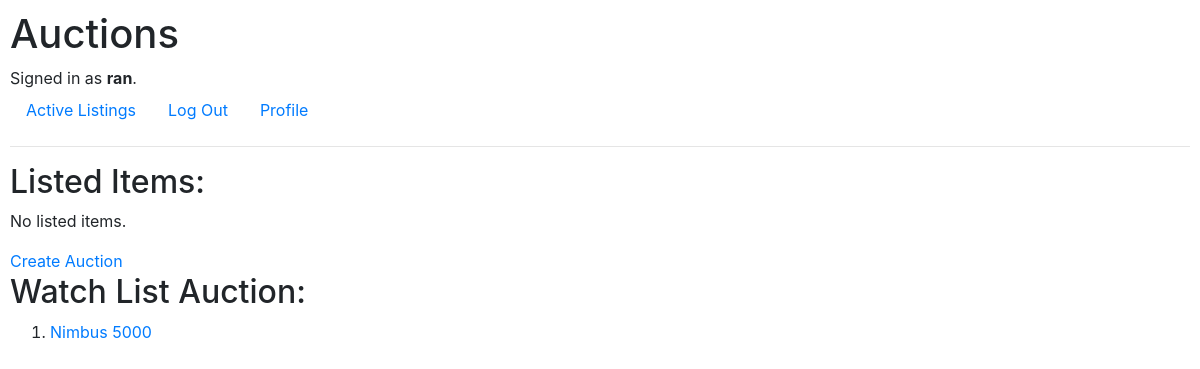
The app's page /user (signed in), older data.
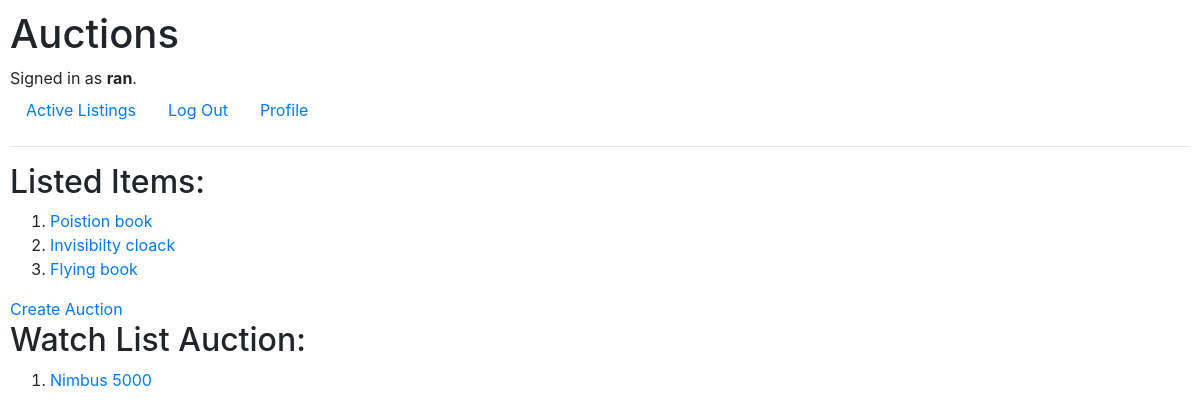
The same page, newer data.
### auctions/models.py (models this page shows, shortened)
class WatchList(models.Model):
    user = models.ForeignKey(
        User, on_delete=models.CASCADE, related_name="user_watchlist"
    )
    auction = models.ForeignKey(Auction, on_delete=models.CASCADE)

class Auction(models.Model):
    user = models.ForeignKey(
        User, on_delete=models.CASCADE, related_name="user_auctions"
    )
    item = models.ForeignKey(
        Item, on_delete=models.CASCADE, related_name="item_auctions"
    )
    price = models.DecimalField(max_digits=6, decimal_places=2)

class Item(models.Model):
    name = models.CharField(max_length=30, unique=True)
    description = models.CharField(max_length=120)

### auctions/views.py (the view)
# urls.py: path("user", views.user_page, name="user_page"),
def user_page(request):
    user = request.user
    return render(
        request,
        "auctions/user.html",
        {
            "user": user,
            "auctions": user.user_auctions.all(),
            "watchlist": user.user_watchlist.all(),
        },
    )

### auctions/models.py (called while the page is built)
    def __str__(self):
        return f"{self.first_name.capitalize()} {self.last_name.capitalize()}"

### auctions/templates/auctions/user.html (shortened to what this page needs)
{% extends 'auctions/layout.html' %}
{% block body %}
  <h2>Listed Items:</h2>
  {% if not auctions %}
    <p>No listed items.</p>
  {% else %}
    <ol>
      {% for auction in auctions %}
        <li>
          <a href="{% url 'auction_item' auction.id %}">{{ auction.item.name }}</a>
        </li>
      {% endfor %}
    </ol>
  {% endif %}
  <a href="{% url 'auction_create' %}">Create Auction</a>
  <h2>Watch List Auction:</h2>
  {% if not watchlist %}
    <p>No listed items.</p>
  {% else %}
    <ol>
      {% for item in watchlist %}
        <li>
          <a href="{% url 'auction_item' item.auction.id %}">{{ item.auction.item.name }}</a>
        </li>
      {% endfor %}
    </ol>
  {% endif %}
{% endblock %}

Row changes from the older to the newer data that the page shows:
added Auction: item.name "Poistion book"
added Auction: item.name "Invisibilty cloack"
added Auction: item.name "Flying book"
Text that changed along with them:
text no longer shown: "No listed items."
